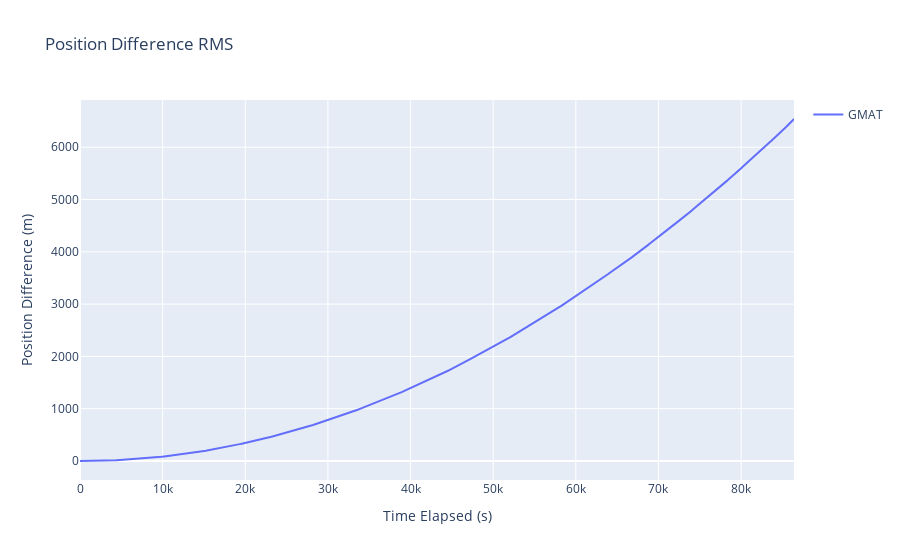

The notebook cell this image was saved under:
### Markdown cell above
Plot position error

### Code cell
orbit_df_RMS_position_list = [
    ostk_states_compared_df[list_ind][["Elapsed secs", "${\delta}x$"]]
    for list_ind in range(0, len(all_comparison_states))
]

figure = go.Figure()
figure.update_layout(title=f"Position Difference RMS", showlegend=True, height=1000)
figure.update_xaxes(title_text="Time Elapsed (s)")
figure.update_yaxes(title_text="Position Difference (m)")

for list_ind, orbit_df_RMS_position in enumerate(orbit_df_RMS_position_list):
    figure.add_trace(
        go.Scatter(
            x=orbit_df_RMS_position["Elapsed secs"],
            y=orbit_df_RMS_position["${\delta}x$"],
            name=legend_name_list[list_ind],
            mode="lines",
        )
    )

figure.show()

### Figure 1 — Plotly figure (JSON) as saved in the notebook; plotly's stock layout.template omitted (floating-point values rounded to 4 significant figures; data arrays with more than 128 entries replaced by an {"elided": "..."} marker saying what was removed)
{"data": [{"mode": "lines", "name": "GMAT", "type": "scatter", "x": {"elided": "721 float values"}, "y": {"elided": "721 float values"}}], "layout": {"autosize": true, "showlegend": true, "title": {"text": "Position Difference RMS"}, "xaxis": {"autorange": true, "range": [0, 86400.0], "title": {"text": "Time Elapsed (s)"}, "type": "linear"}, "yaxis": {"autorange": true, "range": [-363.4, 6904.0], "title": {"text": "Position Difference (m)"}, "type": "linear"}}}
